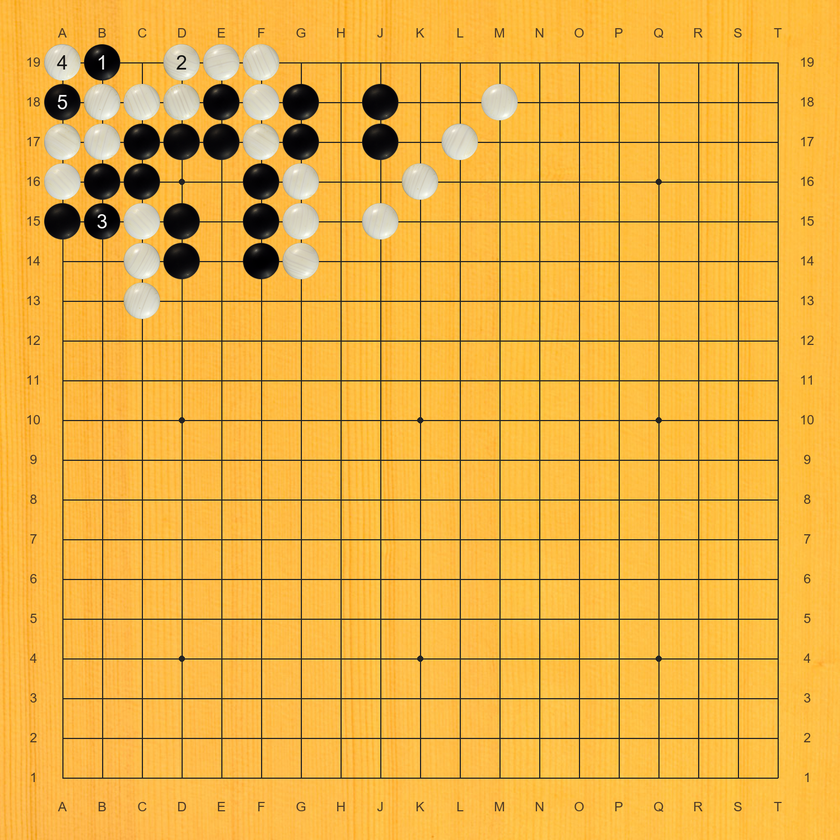
#> input picture tools/sgf2img/prob0026_fixed.png, 840 x 840 px, shrunk from 1522 x 1522 before the run; its folder holds only this picture in this run
$ python -i board_detector.py   (imports and definitions only)
#> lines starting #> are read from the running program, lines starting #| are printed output that depends on the picture; after the words box and inside, x2 and y2 are one past the last pixel; in counts of white or black regions, pixels touching at a corner belong together
#> further down, picture is the input picture: PIL image 840x840 RGB; mean R, G, B 236.2, 178.4, 68.2
"""Detect individual Go board regions on a page image.

Given a full-page image (from a PDF or scan), finds bounding boxes
of individual Go board diagrams using connected component analysis
and grid-line validation.

Supports multi-column PDF layouts (1/2/3 columns) via column
projection analysis, and grid-line pre-filtering to reject
non-board regions before expensive recognition.

Usage:
    from tools.pdf_to_sgf.board_detector import detect_boards

    boards = detect_boards(page_image)
    for bbox, crop in boards:
        print(f"Board at {bbox}: {crop.size}")
"""

from __future__ import annotations

import logging
from dataclasses import dataclass

import cv2
import numpy as np
from PIL import Image

log = logging.getLogger(__name__)


@dataclass(frozen=True)
class DetectionConfig:
    """Configuration for board region detection."""

    binarize_threshold: int = 200
    """Grayscale threshold for binarization (pixels below are 'dark')."""

    min_board_area: int = 10_000
    """Minimum pixel area for a candidate board region."""

    padding: int = 20
    """Minimum pixel padding around detected board bounding boxes.
    Actual padding is max(this, 4% of board dimension) to handle
    stones at the outermost grid intersections."""

    min_aspect_ratio: float = 0.3
    """Minimum width/height ratio (reject very tall/thin noise)."""

    max_aspect_ratio: float = 3.5
    """Maximum width/height ratio (reject very wide/flat noise)."""

    merge_distance: int = 30
    """Merge nearby components within this pixel distance."""

    min_grid_lines: int = 15
    """Minimum HoughLines to accept a region as a board (pre-filter)."""

    enable_grid_filter: bool = True
    """Enable grid-line pre-filtering of candidate regions."""

    enable_column_detection: bool = True
    """Enable multi-column layout detection to split pages."""

    column_morph_height: int = 100
    """Morphological kernel height for column detection."""

    column_smooth_size: int = 51
    """Gaussian smoothing kernel size for column projection."""

    min_column_width: int = 100
    """Minimum pixel width to count as a column."""

    enable_boundary_refinement: bool = True
    """Enable contour-based boundary rectangle refinement to avoid clipping edge stones."""

    boundary_min_area_ratio: float = 0.50
    """Reject boundary rectangles smaller than this fraction of CC crop area."""

    boundary_stone_padding_ratio: float = 0.06
    """Padding beyond boundary rect as fraction of board dimension (~half grid spacing)."""

    enable_edge_walk: bool = True
    """Walk bbox edges outward to nearest white row/col to avoid cutting through stones."""

    edge_walk_max_pixels: int = 30
    """Maximum pixels to walk outward per edge."""

    edge_walk_min_padding: int = 5
    """Minimum pixels of whitespace margin beyond the detected white boundary."""

    edge_walk_white_threshold: int = 240
    """Pixel intensity >= this counts as white."""

    edge_walk_white_ratio: float = 0.98
    """Fraction of pixels in row/col that must be white."""


_DEFAULT_CONFIG = DetectionConfig()


@dataclass(frozen=True)
class DetectedBoard:
    """A single board region detected on a page."""

    bbox: tuple[int, int, int, int]
    """Bounding box (x1, y1, x2, y2) on the original page."""

    image: Image.Image
    """Cropped board image (RGB)."""

    index: int
    """0-based index of this board on the page (reading order: left-to-right, top-to-bottom)."""

    detection_confidence: float = 0.0
    """Confidence that the bounding box correctly encompasses the full board (0.0-1.0).
    0.0 = CC fallback (no boundary rectangle found), >0 = contour-based refinement succeeded."""


# ---------------------------------------------------------------------------
# Column detection (Phase 5a)
# ---------------------------------------------------------------------------


def detect_columns(
    page_image: Image.Image,
    config: DetectionConfig = _DEFAULT_CONFIG,
) -> list[tuple[Image.Image, int]]:
    """Detect and split multi-column layouts.

    Uses morphological close + vertical projection profiling to count
    contiguous active blocks. Splits page into 1/2/3 columns.

    Parameters
    ----------
    page_image : PIL.Image.Image
        Full page image (RGB or grayscale).
    config : DetectionConfig
        Detection settings.

    Returns
    -------
    list[tuple[Image.Image, int]]
        Column images with their x-offset in page coordinates.
        Returns [(page_image, 0)] if single-column.
    """
    gray = np.array(page_image.convert("L"))
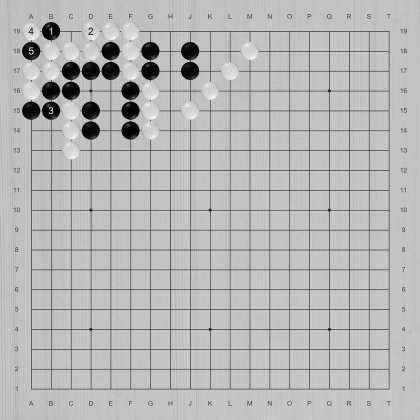
#> gray: shape (840, 840) (shown at 1/2 size); min 0, max 255, mean 183.1
    _, binary = cv2.threshold(gray, config.binarize_threshold, 255, cv2.THRESH_BINARY_INV)
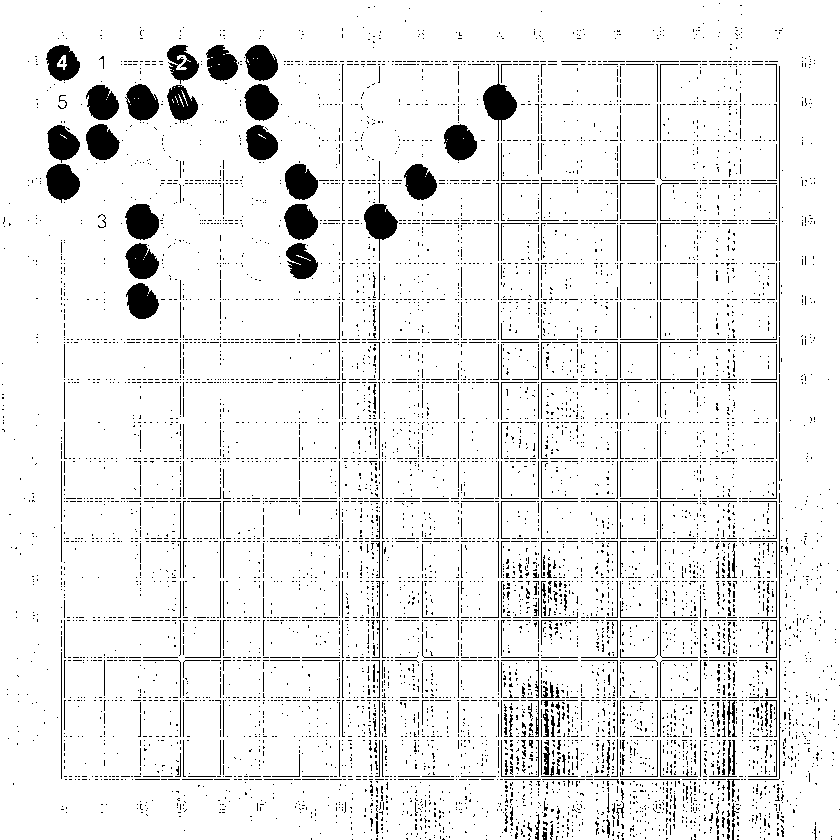
#> binary: shape (840, 840); 91.9% white; 7423 black regions (7004 under 20 px), largest, box (x1, y1, x2, y2) and area: (483, 64, 517, 141) 971, (46, 164, 80, 203) 928, (244, 84, 279, 121) 923

    # Morphological close to merge text/diagram blocks vertically
    kernel = cv2.getStructuringElement(cv2.MORPH_RECT, (5, config.column_morph_height))
    closed = cv2.morphologyEx(binary, cv2.MORPH_CLOSE, kernel)
#> closed: shape (840, 840); every value is 255

    # Vertical projection: sum active pixels per column
    col_sums = np.sum(closed > 0, axis=0).astype(np.float32)
#> col_sums = 840 values from 840 to 840
#> (the rest of the program and of its run is left out)
